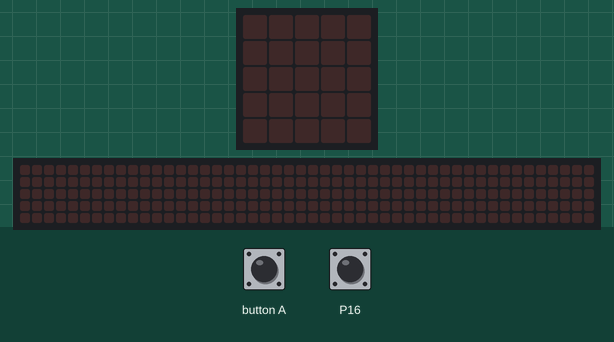
This program was run on a simulated BBC micro:bit (MakeCode). Parts: the board's 5×5 LED display, a strip that is not on the board, showing the scrolling text unrolled. Inputs (shaded band) come from the test bench; at power-on: P16 LOW. The 48×5 strip is a reading aid, not a part: it shows the text the display is scrolling, unrolled, one strip-width of it at a time.

Above: at 1.2 s.
1.3 s: P16 pulled HIGH for 0.15 s
At 1.45 s:
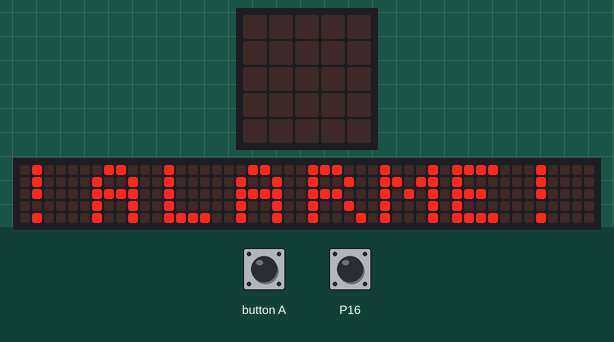
4.3 s: button A pressed for 0.15 s
At 4.52 s:
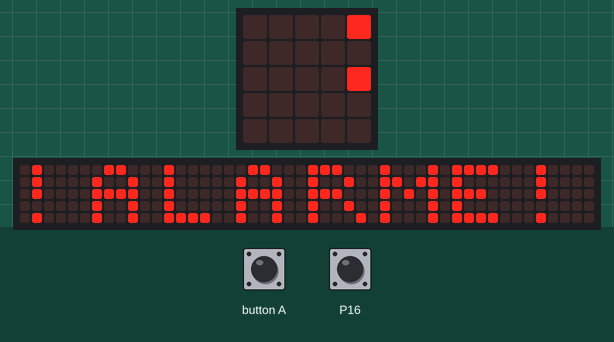
7.3 s: button A pressed for 0.15 s
At 7.97 s:
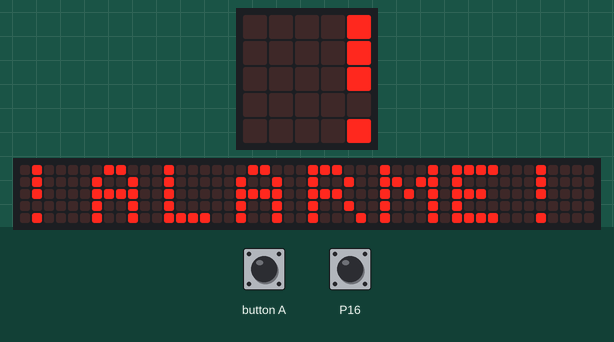
10.3 s: P16 pulsed HIGH 5 times (0.12 s each, 0.3 s apart)
At 10.97 s:
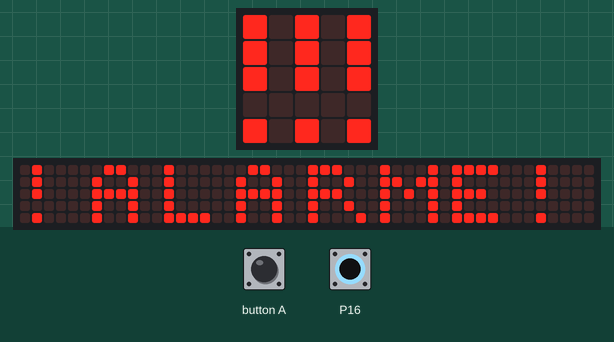
13.3 s: button A pressed for 0.15 s
At 13.82 s:
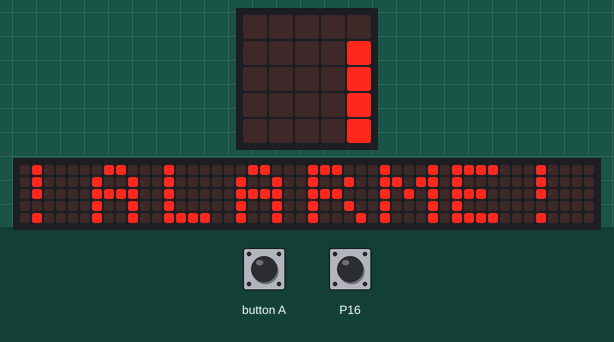
16.3 s: button A pressed for 0.15 s
At 16.52 s:
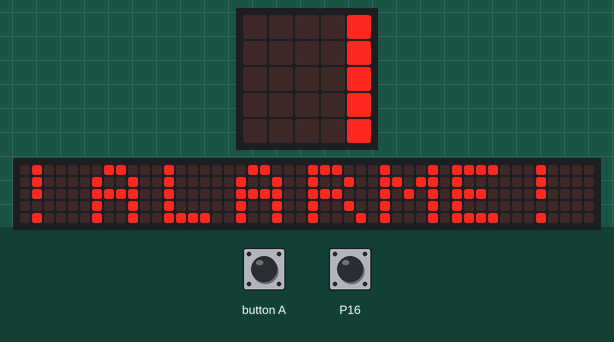

The program:

main.ts
```typescript
input.onButtonPressed(Button.A, function () {
    basic.clearScreen()
})
let nombre = 0
let etat_actuel = 0
let etat_passe = 0
basic.forever(function () {
    etat_actuel = pins.digitalReadPin(DigitalPin.P16)
    if (etat_actuel != etat_passe && etat_actuel == 1) {
        basic.showString("!ALARME!")
        basic.showLeds(`
            # . # . #
            # . # . #
            # . # . #
            . . . . .
            # . # . #
            `)
        basic.showLeds(`
            . . . . .
            . . . . .
            . . . . .
            . . . . .
            . . . . .
            `)
        basic.showLeds(`
            # . # . #
            # . # . #
            # . # . #
            . . . . .
            # . # . #
            `)
    }
    etat_passe = etat_actuel
})
```

test.ts
```typescript
// les tests vont ici ; cela ne sera pas compilé si ce paquet est utilisé en tant qu'extension.
```

Measured:
- after the input at 1.3 s, the display: changes at once (image 1)
- after the input at 4.3 s, the display: first differs from a run without the input after 0.15 s (image 2)
- after the input at 10.3 s, the display: changes after 0.60 s (image 4)
- after the input at 13.3 s, the display: first differs from a run without the input after 0.15 s (image 5 shows a later state)
- after the input at 16.3 s, the display: first differs from a run without the input after 0.15 s (image 6)
